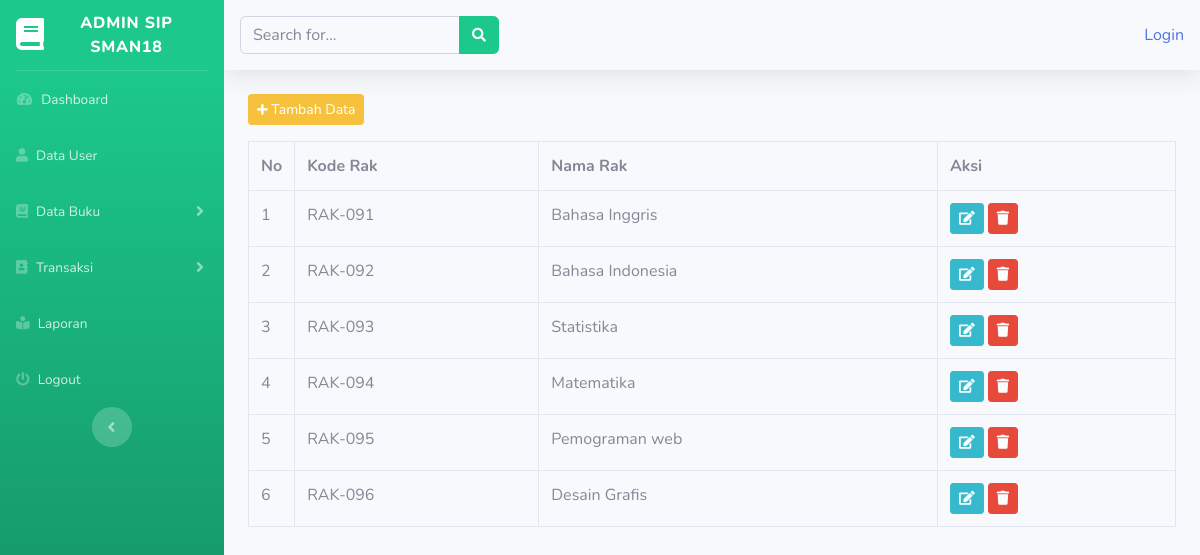
The app's page /index.php/admin/data_rak with its own data.
### tables this page shows
CREATE TABLE `rak` (
  `id_rak` int(11) NOT NULL,
  `kode_rak` varchar(15) NOT NULL,
  `nama_rak` varchar(255) NOT NULL
);

### application/controllers/admin/data_rak.php (called while the page is built, shortened)
<?php
	class Data_rak extends CI_Controller{
		public function index()
		{
			$data['rak'] = $this->perpus_model->get_data('rak')->result();
			$this->load->view('templates_admin/header');
			$this->load->view('templates_admin/sidebar');
			$this->load->view('admin/data_rak',$data);
			$this->load->view('templates_admin/footer');
		}
	}
?>

### index.php (called while the page is built, shortened)
<?php
require_once BASEPATH.'core/CodeIgniter.php';

### application/models/perpus_model.php (called while the page is built, shortened)
<?php
class Perpus_model extends CI_model
{
	public function get_data($table)
	{
		return $this->db->get($table);
	}
}

### application/views/admin/data_rak.php (the view, shortened to what this page needs)
<div class="container-fluid">
	<button class="btn btn-sm btn-warning mb-3" data-toggle="modal" data-target="#tambah_rak"><i class="fas fa-plus fa-sm "></i> Tambah Data</button>
	<table class="table table-bordered">
	<tr>
		<th width="20px">No</th>
		<th>Kode Rak</th>
		<th>Nama Rak</th>
		<th colspan="2">Aksi</th>
	</tr>
	<?php
	$no=1;
	foreach ($rak as $rk) : ?>
		<tr>
			<td><?php echo $no++ ?></td>
			<td>RAK-<?php echo $rk->kode_rak ?></td>
			<td><?php echo $rk->nama_rak ?></td>
			<td><?php echo anchor('admin/data_rak/update_rak/' .$rk->id_rak, '<div class="btn btn-info btn-sm"><i class="fas fa-edit"></i></div>') ?>
			<?php echo anchor('admin/data_rak/delete_rak/' .$rk->id_rak, '<div class="btn btn-danger btn-sm"><i class="fas fa-trash"></i></div>') ?></td>
		</tr>
	<?php endforeach; ?>
	</table>
</div>

### records on screen
rak: kode_rak "091", nama_rak "Bahasa Inggris"
rak: kode_rak "092", nama_rak "Bahasa Indonesia"
rak: kode_rak "093", nama_rak "Statistika"
rak: kode_rak "094", nama_rak "Matematika"
rak: kode_rak "095", nama_rak "Pemograman web"
rak: kode_rak "096", nama_rak "Desain Grafis"

### other values on screen
anchor('auth/login', 'Login') "Login"
